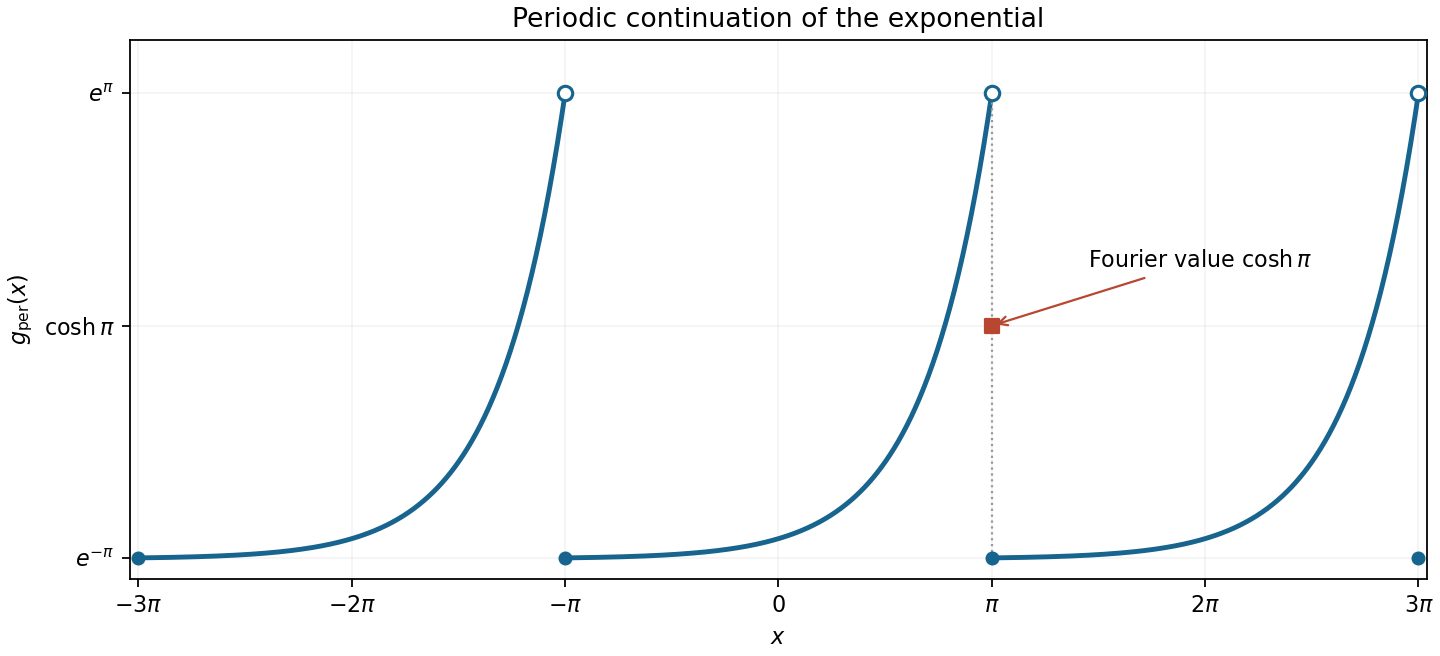

Python code for this plot:
"""Original exam-solution illustration; write the PNG basename to the cwd.

Tested with Python 3.14.4, NumPy 2.3.5 and Matplotlib 3.10.7.
"""
from pathlib import Path
import matplotlib
matplotlib.use("Agg")
import matplotlib.pyplot as plt
import numpy as np


def main():
    fig,ax=plt.subplots(figsize=(9,4.1),layout="constrained",facecolor="white")
    for k in [-1,0,1]:
        x=np.linspace(-np.pi+2*k*np.pi,np.pi+2*k*np.pi,500)
        ax.plot(x,np.exp(x-2*k*np.pi),color="#17648e",lw=2.2)
    ends=np.array([-3,-1,1,3])*np.pi
    ax.scatter(ends,np.full(4,np.exp(-np.pi)),s=28,color="#17648e",zorder=6)
    ax.scatter(ends[1:],np.full(3,np.exp(np.pi)),s=42,facecolor="white",edgecolor="#17648e",lw=1.4,zorder=6)
    ax.plot([np.pi,np.pi],[np.exp(-np.pi),np.exp(np.pi)],ls=":",color=".6",lw=1)
    ax.scatter([np.pi],[np.cosh(np.pi)],s=40,marker="s",color="#b84732",zorder=7)
    ax.annotate(r"Fourier value $\cosh\pi$",(np.pi,np.cosh(np.pi)),xytext=(1.45*np.pi,14.5),arrowprops={"arrowstyle":"->","color":"#b84732"},fontsize=10)
    ax.set(xlim=(-3*np.pi-.12,3*np.pi+.12),ylim=(-1,25.8),xlabel="$x$",ylabel=r"$g_{\rm per}(x)$",title="Periodic continuation of the exponential")
    ax.set_xticks(np.arange(-3,4)*np.pi,[r"$-3\pi$",r"$-2\pi$",r"$-\pi$","0",r"$\pi$",r"$2\pi$",r"$3\pi$"])
    ax.set_yticks([np.exp(-np.pi),np.cosh(np.pi),np.exp(np.pi)],[r"$e^{-\pi}$",r"$\cosh\pi$",r"$e^\pi$"])
    ax.grid(alpha=.14)
    fig.savefig(Path("paper-1-periodic-exponential.png"),dpi=160,facecolor="white");plt.close(fig)


if __name__ == "__main__":
    main()
